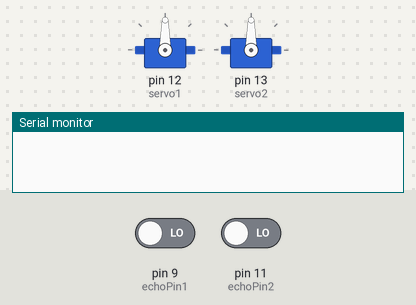
Bench run of a sketch on a simulated Arduino Uno, built with avr-gcc and run on an emulated ATmega328P. On the bench: 2 × servo, the last lines printed to the serial monitor. Inputs (shaded band) come from the test bench; at power-on: pin 9 (echoPin1) LOW, pin 11 (echoPin2) LOW.

Above: at 0.05 s.
At 2.35 s:
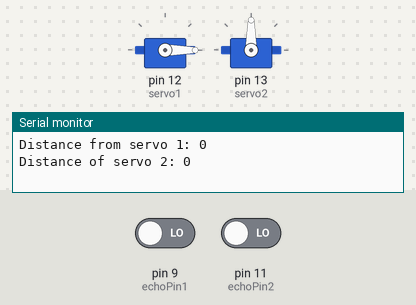
At 3.8 s:
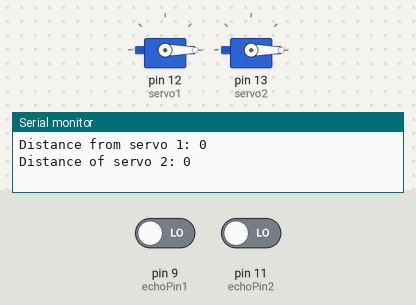
Timing chart, 0 to 8.7 s (numbered marks = the images above):
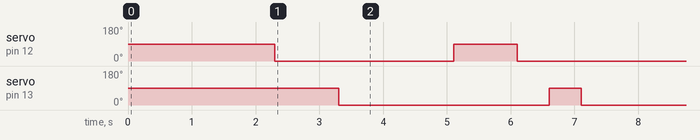

Measured:
- by itself, servo on pin 12 (servo1): alternates 90° for 1.0 s and 0° for 2.8 s
- by itself, servo on pin 13 (servo2): alternates 90° for 0.50 s and 0° for 3.3 s

The sketch:

mini_project_trash_rewards_dogs.ino
```cpp
//////TRASH REWARDS DOGS///////

//set pins of ultrasound_1
const int trigPin1 = 8;
const int echoPin1 = 9;

//set pins of ultrasound_2
const int trigPin2 = 10;
const int echoPin2 = 11;

//including servo package
#include <Servo.h>

Servo servo1;
Servo servo2;

int pos = 0;
long duration;
int distance=10;

void setup() {

  Serial.begin(9600); //setting up serial communication

  //ultrasound_1
  pinMode(trigPin1, OUTPUT);
  pinMode(echoPin1, INPUT);

  //ultrasound_2
  pinMode(trigPin2, OUTPUT);
  pinMode(echoPin2, INPUT);

  //servo_1
  servo1.attach(12);

  //servo_2
  servo2.attach(13);
}

void loop() {
  //ask ultrasound_1 for response
  while(distance > 9) {
      digitalWrite(trigPin1, LOW);
      delayMicroseconds(2);

      digitalWrite(trigPin1, HIGH);
      delayMicroseconds(10);
      digitalWrite(trigPin1, HIGH);

      duration = pulseIn(echoPin1, HIGH);
      distance = duration*0.034/2;

      Serial.print("Distance from servo 1: ");
      Serial.println(distance);
      delay(300);
    }

  distance=10;

  //open servo_1
  for (pos = 0; pos <= 90; pos += 10) {
    servo1.write(pos);
  }

  //ask ultrasound_2 for response
  while(distance > 3.5) {
      digitalWrite(trigPin2, LOW);
      delayMicroseconds(2);

      digitalWrite(trigPin2, HIGH);
      delayMicroseconds(10);
      digitalWrite(trigPin2, HIGH);

      duration = pulseIn(echoPin2, HIGH);
      distance = duration*0.034/2;

      Serial.print("Distance of servo 2: ");
      Serial.println(distance);
    }

  distance=10;

  //close servo_1
  for (pos = 90; pos >= 0; pos -= 10) {
    servo1.write(pos);
  }

  delay(500);

  //open servo_2
  for (pos = 0; pos <= 90; pos += 10) {
    servo2.write(pos);
  }

  delay(500);

  //close servo_2
  for (pos = 90; pos >= 0; pos -= 10) {
    servo2.write(pos);
  }

  delay(500);
}
```
